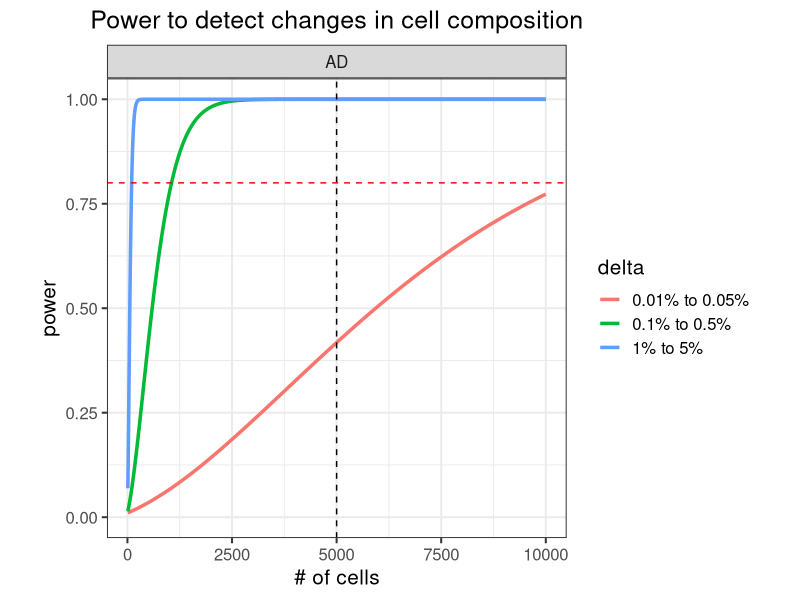
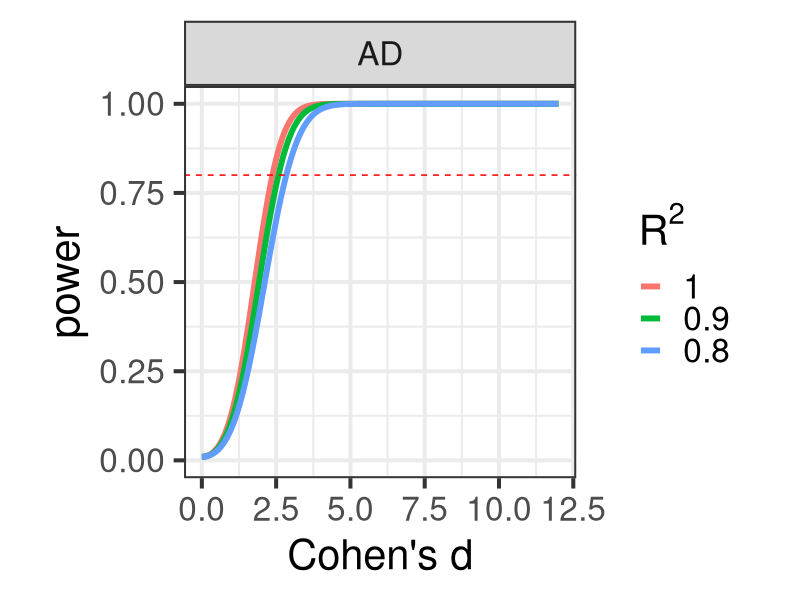
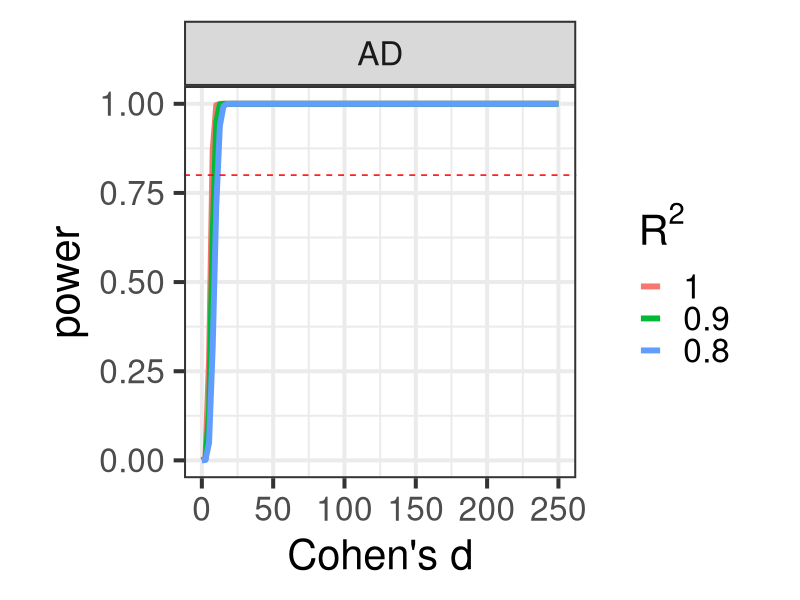

R code for these plots, in order:
## ---- chunk 1
library(ggplot2)
library(data.table)
library(xtable)

## ---- chunk 2
suppressPackageStartupMessages(library(knitr))
options(xtable.type="html")

knitr::opts_chunk$set(
  echo=TRUE,
  warning=FALSE,
  message=TRUE,
  error = FALSE,
  tidy = FALSE,
  cache = FALSE,
  cache.lazy = FALSE,
  dev = c("png", "pdf"), 
  fig.width=7, fig.height=7)

options(markdown.HTML.stylesheet = 'css/custom.css')
## ---- chunk 3

library(pwr)
n_samples = c(CTL = 6, AD=6)
n_cells = 5000
n_cells_max = 10000
prop_diff = list(c(0.01, 0.05), c(0.001, 0.005), c(0.0001, 0.0005))
n_cell_types = 5

getPower = function(n1, n2, p1, p2, C, n_tests){
	sSq1 = p1*(1-p1)/ C
	sSq2 = p2*(1-p2)/ C

	sigSq = ((n1-1)*sSq1 + (n2-1)*sSq2) / (n1 + n2 -2)
	d = abs(p1 - p2)/sqrt(sigSq)

	pwr.t2n.test(n1=n1, n2=n2, d=d, sig.level = 0.05/n_tests )
}

getPowerCurve = function(n1, n2){
	# for each pair of proportions
	res = lapply(prop_diff, function(prop){
		p1 = prop[1]
		p2 = prop[2]

		# for each cell number
		res = lapply( seq(10, n_cells_max, by = 3), function(C){
			res = getPower(n1, n2, p1, p2, C, n_cell_types)
			data.frame(n1, n2, p1, p2, C, d = res$d, power= res$power, delta=paste0(p1*100, '% to ', p2*100, '%'))
			})
		do.call("rbind", res)
		})
	do.call("rbind", res)
}

# for each disease
res = lapply(names(n_samples)[-1], function(ID){
	res = getPowerCurve(n_samples['CTL'], n_samples[ID])
	res$Disease = ID
	res 
})
res = do.call("rbind", res)

ggplot(res, aes(C, power, color=delta)) + geom_line(size=1.2) + theme_bw(15) + theme(aspect.ratio=1, plot.title = element_text(hjust = 0.5)) + xlab("# of cells") + ggtitle("Power to detect changes in cell composition") + ylim(0, 1) + facet_wrap(~Disease) + geom_vline(xintercept=n_cells, color="black", linetype="dashed") + geom_hline(yintercept=0.8, color="red", linetype="dashed") #+ scale_x_continuous(limits=c(0,n_cells_max), expand=c(0,0)) + scale_y_continuous(limits=c(0,1.02), expand=c(0,0))
## ---- chunk 4
# Sample size required to get 80% power
res = data.table(res)
res$Dataset = with(res, paste(Disease, delta))
tab = res[,.SD[min(which(power>.80)),],by=Dataset]
tab$Cells_per_individual = as.integer(tab$C)
print(xtable(tab[,c('Dataset', 'Cells_per_individual', 'power')], type="html"), include.rownames=FALSE)
## ---- chunk 5
n_genes = 1
n_tests = n_genes * n_cell_types

getPower = function(n1, n2, d, n_tests, rsq){
	# pwr.t2n.test(n1=n1, n2=n2, d=d, sig.level = 0.05/n_tests )

	# Compute n_Eff, need to divide by 2 becaues n is the number in each set
	N_eff = 4 / (1/n1 + 1/n2)
	pwr.t.test(n=N_eff/2 * rsq, d=d, sig.level = 0.05/n_tests )
}

getPowerCurve = function(n1, n2, n_tests, rsq){
	# for each cell number
	res = lapply( seq(0, 12, length.out=1000), function(delta){
		res = getPower(n1, n2, delta, n_tests, rsq)
		data.frame(n1, n2, d = res$d, rsq, power= res$power)
		})
	do.call("rbind", res)
}

# for each disease
res = lapply(names(n_samples)[-1], function(ID){
	res = lapply( c(.8, .9,1), function(rsq){
		res = getPowerCurve(n_samples['CTL'], n_samples[ID], n_tests, rsq)
		res$Disease = ID
		res 
	})
	do.call("rbind", res)
})
res = do.call("rbind", res)

res$rsq_text = with(res, factor(rsq, rev(sort(unique(rsq)))))
res = res[order(res$rsq, decreasing=FALSE),]

ggplot(res, aes(d, power, color=rsq_text)) + geom_line(size=2) + theme_bw(30) + theme(aspect.ratio=1, plot.title = element_text(hjust = 0.5)) + ylim(0, 1) + xlab("Cohen's d") + facet_wrap( ~ Disease) + scale_color_discrete(bquote(R^2)) + geom_hline(yintercept=0.8, color="red", linetype="dashed")
## ---- chunk 6
n_genes = 10000
n_tests = n_genes * n_cell_types

getPower = function(n1, n2, d, n_tests, rsq){
	# pwr.t2n.test(n1=n1, n2=n2, d=d, sig.level = 0.05/n_tests )

	# Compute n_Eff, need to divide by 2 becaues n is the number in each set
	N_eff = 4 / (1/n1 + 1/n2)
	pwr.t.test(n=N_eff/2 * rsq, d=d, sig.level = 0.05/n_tests )
}

getPowerCurve = function(n1, n2, n_tests, rsq){
	# for each cell number
	res = lapply( seq(0, 250, length.out=100), function(delta){
		res = getPower(n1, n2, delta, n_tests, rsq)
		data.frame(n1, n2, d = res$d, rsq, power= res$power)
		})
	do.call("rbind", res)
}

# for each disease
res = lapply(names(n_samples)[-1], function(ID){
	res = lapply( c(.8, .9,1), function(rsq){
		res = getPowerCurve(n_samples['CTL'], n_samples[ID], n_tests, rsq)
		res$Disease = ID
		res 
	})
	do.call("rbind", res)
})
res = do.call("rbind", res)

res$rsq_text = with(res, factor(rsq, rev(sort(unique(rsq)))))
res = res[order(res$rsq, decreasing=FALSE),]

ggplot(res, aes(d, power, color=rsq_text)) + geom_line(size=2) + theme_bw(30) + theme(aspect.ratio=1, plot.title = element_text(hjust = 0.5)) + ylim(0, 1) + xlab("Cohen's d") + facet_wrap( ~ Disease) + scale_color_discrete(bquote(R^2)) + geom_hline(yintercept=0.8, color="red", linetype="dashed")
## ---- chunk 7
res = data.table(res)
res$Dataset = with(res, paste(Disease, rsq))
# Sample size required to get 80% power
tab = res[,.SD[min(which(power>.80)),],by=Dataset]
print(xtable(tab[,c('Disease', 'rsq', 'power', 'd')], type="html"), include.rownames=FALSE)
## ---- chunk 8
knitr::knit_exit()
